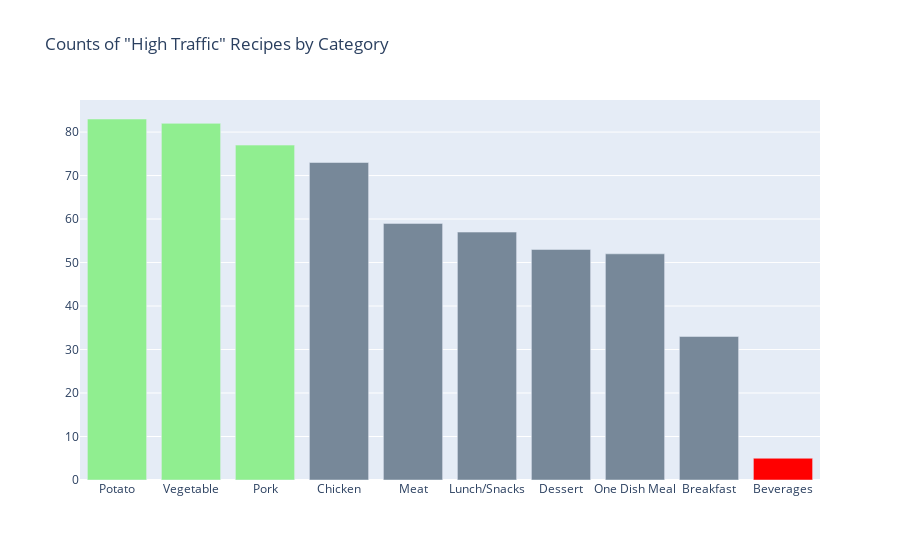

Write notebook code for a chart like this one.
### Markdown cell above
### 2. Which category has the most high traffic recipes by count?
Ans: Potato, vegetable, and pork.

See graph 1, a bar chart that shows the counts of high traffic recipes by each category. We found that **Potato, Vegetable, and Pork** are the categories with the most high traffic recipes, whereas the Beverage genre got the least.

### Code cell
#Graph 1: Bar plot. Which are the most popular food categories?
df_count = df.value_counts('category')
df_high_count = df[df['high_traffic'] == 1].value_counts('category')
cat_high = df_high_count.index
n_high = df_high_count.values

colors = ['lightgreen'] * 3 + ['lightslategray'] * 6 + ['red'] * 1

fig = go.Figure(go.Bar(x=cat_high, 
                       y=n_high,
                       marker_color=colors
                       ))

fig.update_layout(title_text='Counts of "High Traffic" Recipes by Category')
fig.show()

### Figure 1 — Plotly figure (JSON) as saved in the notebook; plotly's stock layout.template omitted (floating-point values rounded to 4 significant figures)
{"data": [{"marker": {"color": ["lightgreen", "lightgreen", "lightgreen", "lightslategray", "lightslategray", "lightslategray", "lightslategray", "lightslategray", "lightslategray", "red"]}, "type": "bar", "x": ["Potato", "Vegetable", "Pork", "Chicken", "Meat", "Lunch/Snacks", "Dessert", "One Dish Meal", "Breakfast", "Beverages"], "y": [83, 82, 77, 73, 59, 57, 53, 52, 33, 5]}], "layout": {"title": {"text": "Counts of \"High Traffic\" Recipes by Category"}}}
